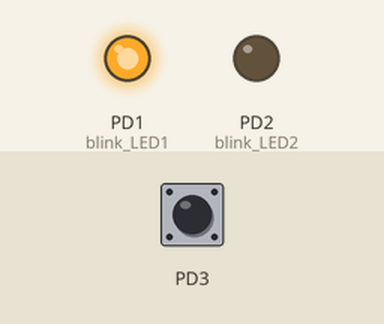
Recording of a program running on a simulated ATmega328P, built with avr-gcc and emulated at 16 MHz. Shown: output pins drawn as LEDs (lit = HIGH). The inputs (shaded band) are chosen by the test bench; at power-on: PD3 HIGH.

Above: at 1.2 s.
1.3 s: PD3 pulled LOW for 0.15 s
At 4.3 s:
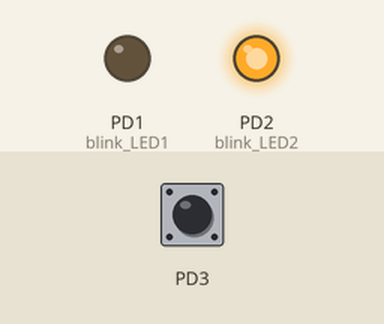
4.4 s: PD3 pulled LOW for 3.2 s
At 9.9 s:
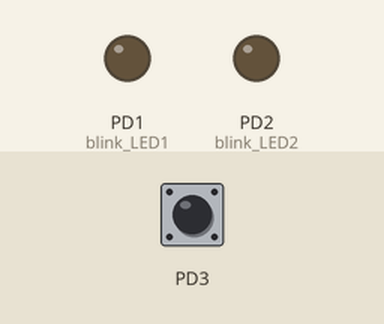
Timing chart, 0 to 16.6 s (numbered marks = the images above; inputs shaded):
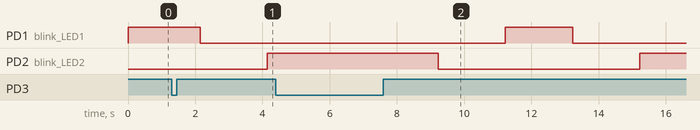

Measured:
- after the input at 1.3 s, PD2 (blink_LED2): LOW → HIGH after 2.8 s
- after the input at 4.4 s, PD2 (blink_LED2): HIGH → LOW after 4.8 s instead of 1.7 s

The program:

main.c
```c
#define F_CPU 16000000UL

#include <avr/io.h>
#include <avr/interrupt.h>
#include <util/delay.h>

#define DLY 2000

void configure();
void blink_LED1();
void blink_LED2();

uint8_t flag = 0;

ISR(INT1_vect) {
	flag = 1;
}

int main(void)
{
	configure();

	while (1)
	{
		blink_LED1();
		if(flag) {
			flag = 0;
			blink_LED2();
		}
	}
}

void configure() {
	DDRD &= ~(1<<DDD3); //assign PD3(INT1) pin as input
	PORTD |= 1<<PORTD3; //internally pull up PD3 pin
	DDRD |= 1<<DDD1 | 1<<DDD2; //assign PD1 and PD2 pins as output

	EICRA &= ~(1<<ISC11 | 1<<ISC10); //00; low level of INT1 generates interrupt request; EICRA (ext interrupt control register A)
	EIMSK |= 1<<INT1; //enable external interrupt request 1 bit in EIMSK (external interrupt mask register)
	sei();  //enable global interrupt bit in SREG (status register)
}

void blink_LED1() {
	PORTD |= 1<<PORTD1; //set PD1
	_delay_ms(DLY);
	PORTD &= ~(1<<PORTD1); //reset PD1
	_delay_ms(DLY);
}

void blink_LED2() {
	PORTD |= 1<<PORTD2; //set PD2
	_delay_ms(DLY);
	PORTD &= ~(1<<PORTD2); //reset PD2
	_delay_ms(DLY);
}
```
